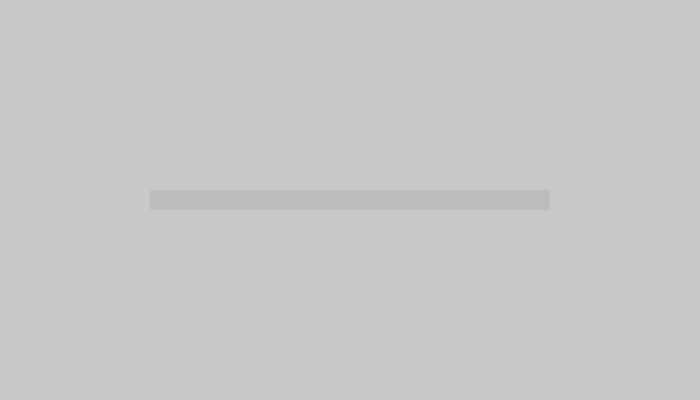
Frame 1 (no input)
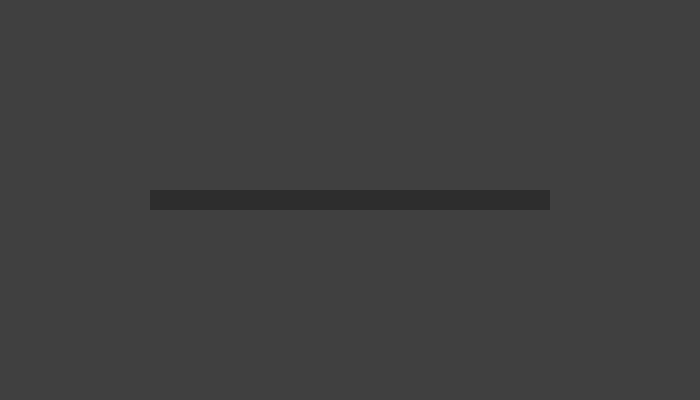
Frame 60 (the mouse pressed at the canvas centre just before this capture)
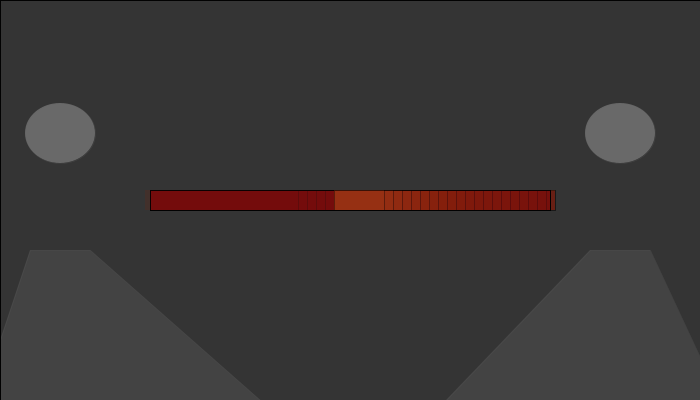
Frame 120 (the mouse held since frame 60 and released just before this capture)

The Processing sketch that drew these frames (run headless with seeded random() and noise(); from frame 60 on, the mouse is pressed at the canvas centre):

// Processing sketch: processing_52000
// ── processing_52000.pde

//K.I.T.T


float v;
float xpos;
float xpos2;
float xdirection = 9;
float ypos;
float ydirection = 3; 
float xh; 
float yh;


void setup () {
  size (700, 400);
  xpos = width/2 ;
  xpos2 = width/2;
  v = width/7;
  ypos = height/4;
  xh = width/7;
  yh = height/4;
    rectMode(CENTER);
    noStroke();
}

void draw () {
  fill(0, 05);
  rect(width/2, height/2, 700, 400);


  if ((mouseY<=height/2-30) || (mouseY>=height/2+30)) {
    fill(50, 20);
    rect(width/2, height/2, v*4, 20);

    xpos = xpos + xdirection;

    println(mouseY);
  }
  else if ((mouseY>=height/2-30) || (mouseY<=height/2+30)) {
    strokeWeight(1);
    fill(150, 50, 20);
    rect(xpos, height/2, 50, 20);
    xpos =xpos + xdirection;
    fill(150, 10, 10, 10);
    rect(width/2, height/2, 400, 20);
    //lights1
    fill(50, 20);
    //    rect(v*5.40, height/3, 80, ypos*.5);
    //    rect(v*1.60, height/3, 80, ypos*.5); 
    ypos = ypos + ydirection;
  }
  if  (xpos>=v*5.25) 
  {
    xdirection = xdirection*-1;
  }
  if (xpos<=v*1.75) {
    xdirection = xdirection *-1;
  }
  if (ypos>= 150)
  {
    ydirection = ydirection*-.5;

    //lights on
    strokeWeight(.5);
    stroke (220,99);
    fill(255);
    ellipse(v*6.20, height/3, 70, 60);
    ellipse(v*.60, height/3,70, 60);
    fill (220, 99);
    //    rect (v*5.40, height/3, 60, 50);
    //    rect (v*1.60, height/3, 60, 50);
    rect(width/2, height/2, 700, 400);
    quad(v*5.90, height/2+50, v*6.50,height/2+50, 720,400,350,500);
    quad(v*.30, height/2+50, v*.90,height/2+50, 260,400,-20,400);
    stroke (0,100);
  }
}
          
                
